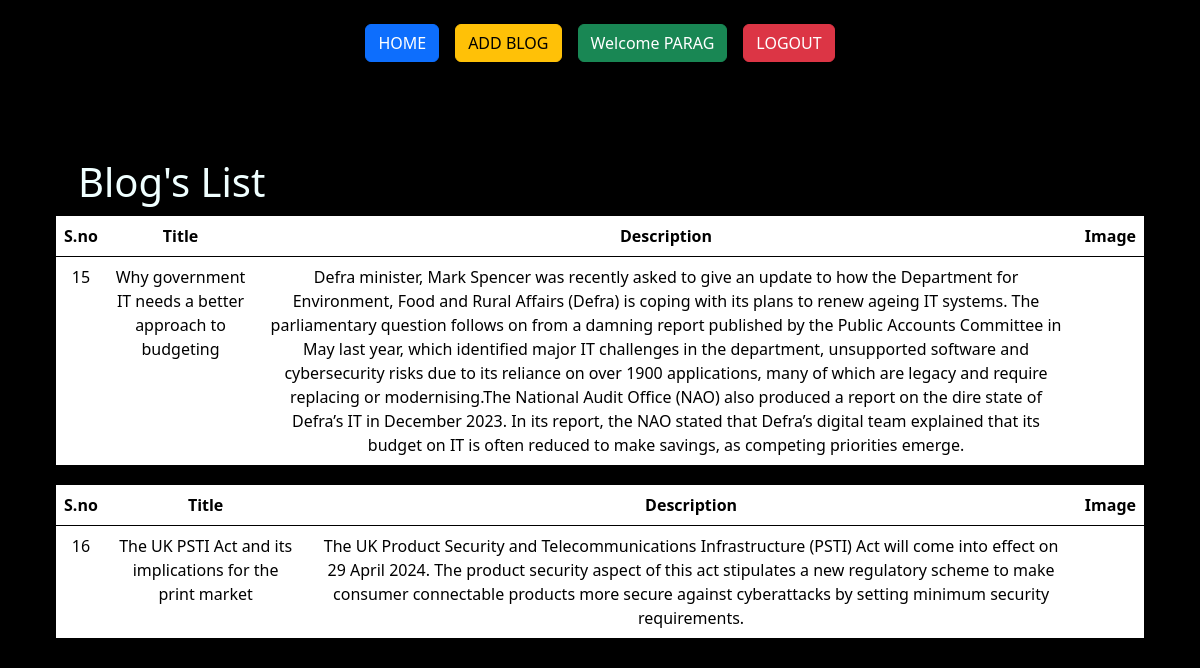
Page /blogslist.php (signed in) on the committed database.
### tables this page shows
CREATE TABLE `blog` (
  `id` int(11) NOT NULL,
  `title` varchar(255) NOT NULL,
  `description` text NOT NULL,
  `image` varchar(255) NOT NULL
);

### blogslist.php (the view, shortened to what this page needs)
<?php
include('head.php');
?>
<div class="container mt-4">
<ul class="nav justify-content-center">
<a class="btn btn-primary mx-2" href="blogs.php">HOME</a>
  <a class="btn btn-warning mx-2" href="add_blogs.php">ADD BLOG</a>
  <a class="btn btn-success mx-2">Welcome <?php echo $_SESSION['name']; ?></a>
  <a class="btn btn-danger mx-2" href="logout.php">LOGOUT</a>
</ul>
</div>
  <div class="container px-4 py-5 px-md-5 text-center text-lg-start my-5">
    <h1 style="color:azure;">Blog's List</h1>
    <div class="row gx-lg-5 align-items-center mb-5">
      <?php $res = mysqli_query($con,"select * from blog");
        while($row = mysqli_fetch_assoc($res)){
      ?>
    <table class="table" style="border:2px solid black;">
  <thead class="text-center">
    <tr>
      <th scope="col">S.no</th>
      <th scope="col">Title</th>
      <th scope="col">Description</th>
      <th scope="col">Image</th>
    </tr>
  </thead>
  <tbody class="text-center">
    <tr>
      <td><?php echo $row['id'];?></td>
      <td><?php echo $row['title'];?></td>
      <td><?php echo $row['description'];?></td>
      <td><img src="images/<?php echo $row['image'];?>" alt="" style="width: 11rem;"></td>
    </tr>
  </tbody>
</table>
<?php }  ?>
    </div>
  </div>

### head.php (shortened to what this page needs)
<!doctype html>
<html lang="en">
  <head>
    <link href="https://cdn.jsdelivr.net/npm/bootstrap@5.3.2/dist/css/bootstrap.min.css" rel="stylesheet">
  </head>
  <body>
  </body>
</html>

### blogslist.php (style rules this page uses)
body { background-color: #000; }

### rows in the picture
blog: id "15", title "Why government IT needs a better approach to budgeting", description "Defra minister, Mark Spencer was recently asked to give an update to how the Department for Environment, Food and Rural Affairs (Defra) is coping with its plans to renew ageing IT systems. The parliamentary question follows on from a damning report published by the Public Accounts Committee in May last year, which identified major IT challenges in the department, unsupported software and cybersecurity risks due to its reliance on over 1900 applications, many of which are legacy and require replacing or modernising.The National Audit Office (NAO) also produced a report on the dire state of Defra’s IT in December 2023. In its report, the NAO stated that Defra’s digital team explained that its…"
blog: id "16", title "The UK PSTI Act and its implications for the print market", description "The UK Product Security and Telecommunications Infrastructure (PSTI) Act will come into effect on 29 April 2024. The product security aspect of this act stipulates a new regulatory scheme to make consumer connectable products more secure against cyberattacks by setting minimum security requirements."

### other values in the picture
$_SESSION['name'] "PARAG"
